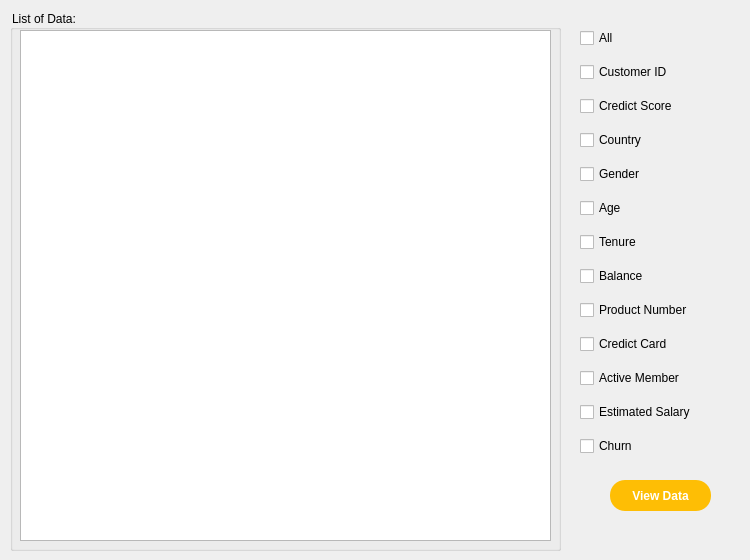
         <widget class="QWidget" name="ViewData">
          <widget class="QWidget" name="verticalLayoutWidget_3">
           <property name="geometry">
            <rect>
             <x>580</x>
             <y>20</y>
             <width>161</width>
             <height>451</height>
            </rect>
           </property>
           <layout class="QVBoxLayout" name="verticalLayout_8">
            <item>
             <widget class="QCheckBox" name="checkBoxAll">
              <property name="styleSheet">
               <string notr="true">font: 75 9pt &quot;Vinhan&quot;;
</string>
              </property>
              <property name="text">
               <string>All</string>
              </property>
             </widget>
            </item>
            <item>
             <widget class="QCheckBox" name="checkBoxCusID">
              <property name="styleSheet">
               <string notr="true">font: 75 9pt &quot;Vinhan&quot;;
</string>
              </property>
              <property name="text">
               <string>Customer ID</string>
              </property>
             </widget>
            </item>
            <item>
             <widget class="QCheckBox" name="checkBoxCreScore">
              <property name="styleSheet">
               <string notr="true">font: 75 9pt &quot;Vinhan&quot;;
</string>
              </property>
              <property name="text">
               <string>Credict Score</string>
              </property>
             </widget>
            </item>
            <item>
             <widget class="QCheckBox" name="checkBoxCountry">
              <property name="styleSheet">
               <string notr="true">font: 75 9pt &quot;Vinhan&quot;;
</string>
              </property>
              <property name="text">
               <string>Country</string>
              </property>
             </widget>
            </item>
            <item>
             <widget class="QCheckBox" name="checkBoxGender">
              <property name="styleSheet">
               <string notr="true">font: 75 9pt &quot;Vinhan&quot;;
</string>
              </property>
              <property name="text">
               <string>Gender</string>
              </property>
             </widget>
            </item>
            <item>
             <widget class="QCheckBox" name="checkBoxAge">
              <property name="styleSheet">
               <string notr="true">font: 75 9pt &quot;Vinhan&quot;;
</string>
              </property>
              <property name="text">
               <string>Age</string>
              </property>
             </widget>
            </item>
            <item>
             <widget class="QCheckBox" name="checkBoxTenure">
              <property name="styleSheet">
               <string notr="true">font: 75 9pt &quot;Vinhan&quot;;
</string>
              </property>
              <property name="text">
               <string>Tenure</string>
              </property>
             </widget>
            </item>
            <item>
             <widget class="QCheckBox" name="checkBoxBalance">
              <property name="styleSheet">
               <string notr="true">font: 75 9pt &quot;Vinhan&quot;;
</string>
              </property>
              <property name="text">
               <string>Balance</string>
              </property>
             </widget>
            </item>
            <item>
             <widget class="QCheckBox" name="checkBoxProNumber">
              <property name="styleSheet">
               <string notr="true">font: 75 9pt &quot;Vinhan&quot;;
</string>
              </property>
              <property name="text">
               <string>Product Number</string>
              </property>
             </widget>
            </item>
            <item>
             <widget class="QCheckBox" name="checkBoxCreCard">
              <property name="styleSheet">
               <string notr="true">font: 75 9pt &quot;Vinhan&quot;;
</string>
              </property>
              <property name="text">
               <string>Credict Card</string>
              </property>
             </widget>
            </item>
            <item>
             <widget class="QCheckBox" name="checkBoxActive">
              <property name="styleSheet">
               <string notr="true">font: 75 9pt &quot;Vinhan&quot;;
</string>
              </property>
              <property name="text">
               <string>Active Member</string>
              </property>
             </widget>
            </item>
            <item>
             <widget class="QCheckBox" name="checkBoxSalary">
              <property name="styleSheet">
               <string notr="true">font: 75 9pt &quot;Vinhan&quot;;
</string>
              </property>
              <property name="text">
               <string>Estimated Salary</string>
              </property>
             </widget>
            </item>
            <item>
             <widget class="QCheckBox" name="checkBoxChurn">
              <property name="styleSheet">
               <string notr="true">font: 75 9pt &quot;Vinhan&quot;;
</string>
              </property>
              <property name="text">
               <string>Churn</string>
              </property>
             </widget>
            </item>
           </layout>
          </widget>
          <widget class="QPushButton" name="pushButtonViewData">
           <property name="geometry">
            <rect>
             <x>610</x>
             <y>480</y>
             <width>101</width>
             <height>31</height>
            </rect>
           </property>
           <property name="styleSheet">
            <string notr="true">QWidget {
	background-color: rgb(254, 190, 5);
	color: rgb(255, 255, 255);
	font: 75 11pt &quot;Vinhan&quot;;
}

QPushButton {
	color:rgb(255, 255, 255);
	font: 75 11pt &quot;Vinhan&quot;;
	height:20px;
	border-radius:15px;
	border-radius:15px;
	font-weight:bold;
}</string>
           </property>
           <property name="text">
            <string>View Data</string>
           </property>
           <property name="icon">
            <iconset>
             <normaloff>images/MainWindow/viewdatabutton.png</normaloff>
             <normalon>images/MainWindow/viewdatabutton.png</normalon>images/MainWindow/viewdatabutton.png</iconset>
           </property>
           <property name="iconSize">
            <size>
             <width>15</width>
             <height>15</height>
            </size>
           </property>
          </widget>
          <widget class="QGroupBox" name="groupBox_5">
           <property name="geometry">
            <rect>
             <x>10</x>
             <y>10</y>
             <width>551</width>
             <height>541</height>
            </rect>
           </property>
           <property name="styleSheet">
            <string notr="true">font: 75 9pt &quot;Vinhan&quot;;
color: rgb(0,0,0);</string>
           </property>
           <property name="title">
            <string>List of Data:</string>
           </property>
           <widget class="QTableWidget" name="tableWidgetViewData">
            <property name="geometry">
             <rect>
              <x>10</x>
              <y>20</y>
              <width>531</width>
              <height>511</height>
             </rect>
            </property>
           </widget>
          </widget>
         </widget>
